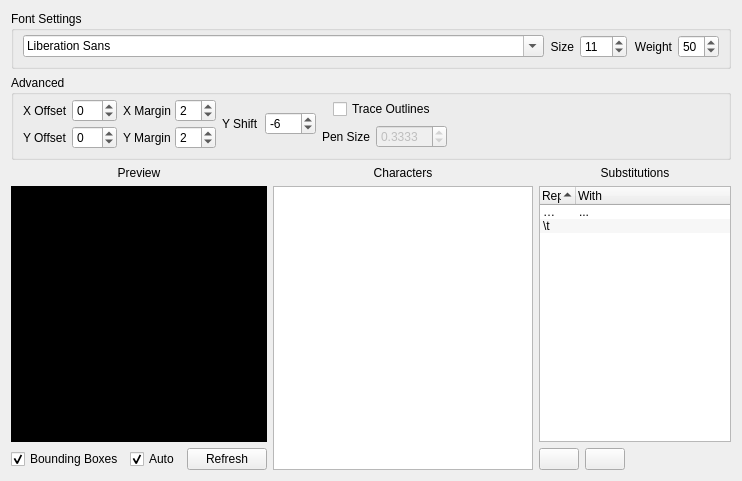
<?xml version="1.0" encoding="UTF-8"?>
<ui version="4.0">
 <class>FontGenWidget</class>
 <widget class="QWidget" name="FontGenWidget">
  <property name="geometry">
   <rect>
    <x>0</x>
    <y>0</y>
    <width>742</width>
    <height>464</height>
   </rect>
  </property>
  <property name="maximumSize">
   <size>
    <width>16777215</width>
    <height>16777215</height>
   </size>
  </property>
  <property name="windowTitle">
   <string>[*]</string>
  </property>
  <layout class="QVBoxLayout" name="verticalLayout">
   <item>
    <widget class="QGroupBox" name="groupBox">
     <property name="title">
      <string>Font Settings</string>
     </property>
     <layout class="QHBoxLayout" name="horizontalLayout_4">
      <property name="topMargin">
       <number>4</number>
      </property>
      <property name="bottomMargin">
       <number>8</number>
      </property>
      <item>
       <widget class="QFontComboBox" name="cboFont">
        <property name="currentFont">
         <font>
          <family>Meiryo UI</family>
         </font>
        </property>
       </widget>
      </item>
      <item>
       <widget class="QLabel" name="label_5">
        <property name="sizePolicy">
         <sizepolicy hsizetype="Maximum" vsizetype="Preferred">
          <horstretch>0</horstretch>
          <verstretch>0</verstretch>
         </sizepolicy>
        </property>
        <property name="text">
         <string>Size</string>
        </property>
        <property name="alignment">
         <set>Qt::AlignRight|Qt::AlignTrailing|Qt::AlignVCenter</set>
        </property>
       </widget>
      </item>
      <item>
       <widget class="QSpinBox" name="spnFontSize">
        <property name="sizePolicy">
         <sizepolicy hsizetype="Maximum" vsizetype="Fixed">
          <horstretch>0</horstretch>
          <verstretch>0</verstretch>
         </sizepolicy>
        </property>
        <property name="minimum">
         <number>1</number>
        </property>
        <property name="maximum">
         <number>128</number>
        </property>
        <property name="value">
         <number>11</number>
        </property>
       </widget>
      </item>
      <item>
       <widget class="QLabel" name="label">
        <property name="sizePolicy">
         <sizepolicy hsizetype="Maximum" vsizetype="Preferred">
          <horstretch>0</horstretch>
          <verstretch>0</verstretch>
         </sizepolicy>
        </property>
        <property name="text">
         <string>Weight</string>
        </property>
        <property name="alignment">
         <set>Qt::AlignRight|Qt::AlignTrailing|Qt::AlignVCenter</set>
        </property>
       </widget>
      </item>
      <item>
       <widget class="QSpinBox" name="spnFontWeight">
        <property name="sizePolicy">
         <sizepolicy hsizetype="Maximum" vsizetype="Fixed">
          <horstretch>0</horstretch>
          <verstretch>0</verstretch>
         </sizepolicy>
        </property>
        <property name="value">
         <number>50</number>
        </property>
       </widget>
      </item>
     </layout>
    </widget>
   </item>
   <item>
    <widget class="QGroupBox" name="groupBox_2">
     <property name="title">
      <string>Advanced</string>
     </property>
     <layout class="QHBoxLayout" name="horizontalLayout">
      <property name="topMargin">
       <number>4</number>
      </property>
      <property name="bottomMargin">
       <number>8</number>
      </property>
      <item>
       <layout class="QVBoxLayout" name="verticalLayout_4">
        <property name="spacing">
         <number>4</number>
        </property>
        <item>
         <layout class="QHBoxLayout" name="horizontalLayout_5">
          <item>
           <widget class="QLabel" name="label_7">
            <property name="text">
             <string>X Offset</string>
            </property>
           </widget>
          </item>
          <item>
           <widget class="QSpinBox" name="spnXOffset">
            <property name="minimum">
             <number>-25</number>
            </property>
            <property name="maximum">
             <number>25</number>
            </property>
           </widget>
          </item>
         </layout>
        </item>
        <item>
         <layout class="QHBoxLayout" name="horizontalLayout_6">
          <item>
           <widget class="QLabel" name="label_8">
            <property name="text">
             <string>Y Offset</string>
            </property>
           </widget>
          </item>
          <item>
           <widget class="QSpinBox" name="spnYOffset">
            <property name="minimum">
             <number>-25</number>
            </property>
            <property name="maximum">
             <number>25</number>
            </property>
            <property name="value">
             <number>0</number>
            </property>
           </widget>
          </item>
         </layout>
        </item>
       </layout>
      </item>
      <item>
       <layout class="QVBoxLayout" name="verticalLayout_5">
        <property name="spacing">
         <number>4</number>
        </property>
        <item>
         <layout class="QHBoxLayout" name="horizontalLayout_7">
          <item>
           <widget class="QLabel" name="label_2">
            <property name="text">
             <string>X Margin</string>
            </property>
           </widget>
          </item>
          <item>
           <widget class="QSpinBox" name="spnXMargin">
            <property name="value">
             <number>2</number>
            </property>
           </widget>
          </item>
         </layout>
        </item>
        <item>
         <layout class="QHBoxLayout" name="horizontalLayout_8">
          <item>
           <widget class="QLabel" name="label_10">
            <property name="text">
             <string>Y Margin</string>
            </property>
           </widget>
          </item>
          <item>
           <widget class="QSpinBox" name="spnYMargin">
            <property name="value">
             <number>2</number>
            </property>
           </widget>
          </item>
         </layout>
        </item>
       </layout>
      </item>
      <item>
       <layout class="QHBoxLayout" name="horizontalLayout_11">
        <item>
         <widget class="QLabel" name="label_12">
          <property name="text">
           <string>Y Shift</string>
          </property>
         </widget>
        </item>
        <item>
         <widget class="QSpinBox" name="spnYShift">
          <property name="minimum">
           <number>-128</number>
          </property>
          <property name="maximum">
           <number>127</number>
          </property>
          <property name="value">
           <number>-6</number>
          </property>
         </widget>
        </item>
       </layout>
      </item>
      <item>
       <layout class="QVBoxLayout" name="verticalLayout_6">
        <item>
         <layout class="QHBoxLayout" name="horizontalLayout_10">
          <item>
           <widget class="QCheckBox" name="chkTrace">
            <property name="sizePolicy">
             <sizepolicy hsizetype="Maximum" vsizetype="Fixed">
              <horstretch>0</horstretch>
              <verstretch>0</verstretch>
             </sizepolicy>
            </property>
            <property name="text">
             <string>Trace Outlines</string>
            </property>
           </widget>
          </item>
         </layout>
        </item>
        <item>
         <layout class="QHBoxLayout" name="horizontalLayout_9">
          <item>
           <widget class="QLabel" name="label_6">
            <property name="text">
             <string>Pen Size</string>
            </property>
           </widget>
          </item>
          <item>
           <widget class="QDoubleSpinBox" name="spnPenSize">
            <property name="enabled">
             <bool>false</bool>
            </property>
            <property name="decimals">
             <number>4</number>
            </property>
            <property name="minimum">
             <double>0.000100000000000</double>
            </property>
            <property name="singleStep">
             <double>0.010000000000000</double>
            </property>
            <property name="value">
             <double>0.333300000000000</double>
            </property>
           </widget>
          </item>
         </layout>
        </item>
       </layout>
      </item>
      <item>
       <spacer name="horizontalSpacer">
        <property name="orientation">
         <enum>Qt::Horizontal</enum>
        </property>
        <property name="sizeHint" stdset="0">
         <size>
          <width>40</width>
          <height>20</height>
         </size>
        </property>
       </spacer>
      </item>
     </layout>
    </widget>
   </item>
   <item>
    <layout class="QHBoxLayout" name="horizontalLayout_3">
     <item>
      <layout class="QVBoxLayout" name="verticalLayout_2">
       <item>
        <widget class="QLabel" name="label_3">
         <property name="sizePolicy">
          <sizepolicy hsizetype="Preferred" vsizetype="Maximum">
           <horstretch>0</horstretch>
           <verstretch>0</verstretch>
          </sizepolicy>
         </property>
         <property name="text">
          <string>Preview</string>
         </property>
         <property name="alignment">
          <set>Qt::AlignCenter</set>
         </property>
        </widget>
       </item>
       <item>
        <widget class="QLabel" name="lblPreview">
         <property name="sizePolicy">
          <sizepolicy hsizetype="Fixed" vsizetype="MinimumExpanding">
           <horstretch>0</horstretch>
           <verstretch>0</verstretch>
          </sizepolicy>
         </property>
         <property name="minimumSize">
          <size>
           <width>256</width>
           <height>256</height>
          </size>
         </property>
         <property name="maximumSize">
          <size>
           <width>256</width>
           <height>16777215</height>
          </size>
         </property>
         <property name="styleSheet">
          <string notr="true">background-color: black;</string>
         </property>
         <property name="frameShape">
          <enum>QFrame::StyledPanel</enum>
         </property>
         <property name="frameShadow">
          <enum>QFrame::Sunken</enum>
         </property>
         <property name="text">
          <string/>
         </property>
        </widget>
       </item>
       <item>
        <layout class="QHBoxLayout" name="horizontalLayout_2">
         <item>
          <widget class="QCheckBox" name="chkBoundingBoxes">
           <property name="text">
            <string>Bounding Boxes</string>
           </property>
           <property name="checked">
            <bool>true</bool>
           </property>
          </widget>
         </item>
         <item>
          <widget class="QCheckBox" name="chkAutoRefresh">
           <property name="text">
            <string>Auto</string>
           </property>
           <property name="checked">
            <bool>true</bool>
           </property>
          </widget>
         </item>
         <item>
          <widget class="QPushButton" name="btnRefreshPreview">
           <property name="text">
            <string>Refresh</string>
           </property>
          </widget>
         </item>
        </layout>
       </item>
      </layout>
     </item>
     <item>
      <layout class="QVBoxLayout" name="verticalLayout_3">
       <item>
        <widget class="QLabel" name="label_4">
         <property name="text">
          <string>Characters</string>
         </property>
         <property name="alignment">
          <set>Qt::AlignCenter</set>
         </property>
        </widget>
       </item>
       <item>
        <widget class="QTextEdit" name="txtChars">
         <property name="sizePolicy">
          <sizepolicy hsizetype="MinimumExpanding" vsizetype="MinimumExpanding">
           <horstretch>0</horstretch>
           <verstretch>0</verstretch>
          </sizepolicy>
         </property>
         <property name="font">
          <font>
           <family>Meiryo UI</family>
           <pointsize>11</pointsize>
          </font>
         </property>
         <property name="locale">
          <locale language="English" country="UnitedStates"/>
         </property>
        </widget>
       </item>
      </layout>
     </item>
     <item>
      <layout class="QVBoxLayout" name="verticalLayout_7">
       <item>
        <widget class="QLabel" name="label_9">
         <property name="text">
          <string>Substitutions</string>
         </property>
         <property name="alignment">
          <set>Qt::AlignCenter</set>
         </property>
        </widget>
       </item>
       <item>
        <widget class="QTreeWidget" name="treeSubs">
         <property name="sizePolicy">
          <sizepolicy hsizetype="Fixed" vsizetype="MinimumExpanding">
           <horstretch>0</horstretch>
           <verstretch>0</verstretch>
          </sizepolicy>
         </property>
         <property name="maximumSize">
          <size>
           <width>192</width>
           <height>16777215</height>
          </size>
         </property>
         <property name="midLineWidth">
          <number>0</number>
         </property>
         <property name="verticalScrollBarPolicy">
          <enum>Qt::ScrollBarAsNeeded</enum>
         </property>
         <property name="horizontalScrollBarPolicy">
          <enum>Qt::ScrollBarAsNeeded</enum>
         </property>
         <property name="alternatingRowColors">
          <bool>true</bool>
         </property>
         <property name="rootIsDecorated">
          <bool>false</bool>
         </property>
         <property name="uniformRowHeights">
          <bool>true</bool>
         </property>
         <property name="itemsExpandable">
          <bool>false</bool>
         </property>
         <property name="sortingEnabled">
          <bool>true</bool>
         </property>
         <attribute name="headerDefaultSectionSize">
          <number>36</number>
         </attribute>
         <attribute name="headerMinimumSectionSize">
          <number>0</number>
         </attribute>
         <attribute name="headerStretchLastSection">
          <bool>true</bool>
         </attribute>
         <column>
          <property name="text">
           <string>Replace</string>
          </property>
         </column>
         <column>
          <property name="text">
           <string>With</string>
          </property>
         </column>
         <item>
          <property name="text">
           <string>…</string>
          </property>
          <property name="text">
           <string>...</string>
          </property>
         </item>
         <item>
          <property name="text">
           <string>\t</string>
          </property>
          <property name="text">
           <string/>
          </property>
         </item>
        </widget>
       </item>
       <item>
        <layout class="QHBoxLayout" name="horizontalLayout_12">
         <item>
          <widget class="QPushButton" name="btnNewSub">
           <property name="sizePolicy">
            <sizepolicy hsizetype="Maximum" vsizetype="Fixed">
             <horstretch>0</horstretch>
             <verstretch>0</verstretch>
            </sizepolicy>
           </property>
           <property name="text">
            <string/>
           </property>
           <property name="icon">
            <iconset resource="../res/icons.qrc">
             <normaloff>:/new.png</normaloff>:/new.png</iconset>
           </property>
          </widget>
         </item>
         <item>
          <widget class="QPushButton" name="btnDelSub">
           <property name="sizePolicy">
            <sizepolicy hsizetype="Maximum" vsizetype="Fixed">
             <horstretch>0</horstretch>
             <verstretch>0</verstretch>
            </sizepolicy>
           </property>
           <property name="text">
            <string/>
           </property>
           <property name="icon">
            <iconset resource="../res/icons.qrc">
             <normaloff>:/cross.png</normaloff>:/cross.png</iconset>
           </property>
          </widget>
         </item>
         <item>
          <widget class="QLabel" name="label_11">
           <property name="text">
            <string/>
           </property>
          </widget>
         </item>
        </layout>
       </item>
      </layout>
     </item>
    </layout>
   </item>
  </layout>
 </widget>
 <tabstops>
  <tabstop>cboFont</tabstop>
  <tabstop>spnFontSize</tabstop>
  <tabstop>spnFontWeight</tabstop>
  <tabstop>spnXOffset</tabstop>
  <tabstop>spnYOffset</tabstop>
  <tabstop>spnXMargin</tabstop>
  <tabstop>spnYMargin</tabstop>
  <tabstop>spnYShift</tabstop>
  <tabstop>chkTrace</tabstop>
  <tabstop>spnPenSize</tabstop>
  <tabstop>chkBoundingBoxes</tabstop>
  <tabstop>chkAutoRefresh</tabstop>
  <tabstop>btnRefreshPreview</tabstop>
  <tabstop>treeSubs</tabstop>
  <tabstop>btnNewSub</tabstop>
  <tabstop>btnDelSub</tabstop>
  <tabstop>txtChars</tabstop>
 </tabstops>
 <resources>
  <include location="../res/icons.qrc"/>
 </resources>
 <connections>
  <connection>
   <sender>cboFont</sender>
   <signal>currentFontChanged(QFont)</signal>
   <receiver>FontGenWidget</receiver>
   <slot>font_changed()</slot>
   <hints>
    <hint type="sourcelabel">
     <x>98</x>
     <y>35</y>
    </hint>
    <hint type="destinationlabel">
     <x>6</x>
     <y>25</y>
    </hint>
   </hints>
  </connection>
  <connection>
   <sender>spnFontSize</sender>
   <signal>valueChanged(int)</signal>
   <receiver>FontGenWidget</receiver>
   <slot>font_changed()</slot>
   <hints>
    <hint type="sourcelabel">
     <x>607</x>
     <y>33</y>
    </hint>
    <hint type="destinationlabel">
     <x>331</x>
     <y>59</y>
    </hint>
   </hints>
  </connection>
  <connection>
   <sender>spnFontWeight</sender>
   <signal>valueChanged(int)</signal>
   <receiver>FontGenWidget</receiver>
   <slot>font_changed()</slot>
   <hints>
    <hint type="sourcelabel">
     <x>695</x>
     <y>35</y>
    </hint>
    <hint type="destinationlabel">
     <x>432</x>
     <y>59</y>
    </hint>
   </hints>
  </connection>
  <connection>
   <sender>spnXOffset</sender>
   <signal>valueChanged(int)</signal>
   <receiver>FontGenWidget</receiver>
   <slot>adv_changed()</slot>
   <hints>
    <hint type="sourcelabel">
     <x>80</x>
     <y>94</y>
    </hint>
    <hint type="destinationlabel">
     <x>5</x>
     <y>93</y>
    </hint>
   </hints>
  </connection>
  <connection>
   <sender>spnYOffset</sender>
   <signal>valueChanged(int)</signal>
   <receiver>FontGenWidget</receiver>
   <slot>adv_changed()</slot>
   <hints>
    <hint type="sourcelabel">
     <x>87</x>
     <y>113</y>
    </hint>
    <hint type="destinationlabel">
     <x>218</x>
     <y>111</y>
    </hint>
   </hints>
  </connection>
  <connection>
   <sender>btnRefreshPreview</sender>
   <signal>clicked()</signal>
   <receiver>FontGenWidget</receiver>
   <slot>update_preview()</slot>
   <hints>
    <hint type="sourcelabel">
     <x>198</x>
     <y>438</y>
    </hint>
    <hint type="destinationlabel">
     <x>304</x>
     <y>427</y>
    </hint>
   </hints>
  </connection>
  <connection>
   <sender>spnXMargin</sender>
   <signal>valueChanged(int)</signal>
   <receiver>FontGenWidget</receiver>
   <slot>adv_changed()</slot>
   <hints>
    <hint type="sourcelabel">
     <x>181</x>
     <y>90</y>
    </hint>
    <hint type="destinationlabel">
     <x>218</x>
     <y>57</y>
    </hint>
   </hints>
  </connection>
  <connection>
   <sender>spnYMargin</sender>
   <signal>valueChanged(int)</signal>
   <receiver>FontGenWidget</receiver>
   <slot>adv_changed()</slot>
   <hints>
    <hint type="sourcelabel">
     <x>183</x>
     <y>119</y>
    </hint>
    <hint type="destinationlabel">
     <x>537</x>
     <y>76</y>
    </hint>
   </hints>
  </connection>
  <connection>
   <sender>spnYShift</sender>
   <signal>valueChanged(int)</signal>
   <receiver>FontGenWidget</receiver>
   <slot>adv_changed()</slot>
   <hints>
    <hint type="sourcelabel">
     <x>261</x>
     <y>107</y>
    </hint>
    <hint type="destinationlabel">
     <x>506</x>
     <y>142</y>
    </hint>
   </hints>
  </connection>
  <connection>
   <sender>chkBoundingBoxes</sender>
   <signal>stateChanged(int)</signal>
   <receiver>FontGenWidget</receiver>
   <slot>auto_update()</slot>
   <hints>
    <hint type="sourcelabel">
     <x>59</x>
     <y>442</y>
    </hint>
    <hint type="destinationlabel">
     <x>2</x>
     <y>432</y>
    </hint>
   </hints>
  </connection>
  <connection>
   <sender>chkTrace</sender>
   <signal>toggled(bool)</signal>
   <receiver>spnPenSize</receiver>
   <slot>setEnabled(bool)</slot>
   <hints>
    <hint type="sourcelabel">
     <x>340</x>
     <y>89</y>
    </hint>
    <hint type="destinationlabel">
     <x>352</x>
     <y>114</y>
    </hint>
   </hints>
  </connection>
  <connection>
   <sender>chkTrace</sender>
   <signal>toggled(bool)</signal>
   <receiver>FontGenWidget</receiver>
   <slot>adv_changed()</slot>
   <hints>
    <hint type="sourcelabel">
     <x>386</x>
     <y>91</y>
    </hint>
    <hint type="destinationlabel">
     <x>522</x>
     <y>61</y>
    </hint>
   </hints>
  </connection>
  <connection>
   <sender>spnPenSize</sender>
   <signal>valueChanged(double)</signal>
   <receiver>FontGenWidget</receiver>
   <slot>adv_changed()</slot>
   <hints>
    <hint type="sourcelabel">
     <x>368</x>
     <y>126</y>
    </hint>
    <hint type="destinationlabel">
     <x>536</x>
     <y>35</y>
    </hint>
   </hints>
  </connection>
  <connection>
   <sender>btnNewSub</sender>
   <signal>clicked()</signal>
   <receiver>FontGenWidget</receiver>
   <slot>add_sub()</slot>
   <hints>
    <hint type="sourcelabel">
     <x>560</x>
     <y>435</y>
    </hint>
    <hint type="destinationlabel">
     <x>671</x>
     <y>438</y>
    </hint>
   </hints>
  </connection>
  <connection>
   <sender>btnDelSub</sender>
   <signal>clicked()</signal>
   <receiver>FontGenWidget</receiver>
   <slot>del_sub()</slot>
   <hints>
    <hint type="sourcelabel">
     <x>589</x>
     <y>440</y>
    </hint>
    <hint type="destinationlabel">
     <x>676</x>
     <y>427</y>
    </hint>
   </hints>
  </connection>
  <connection>
   <sender>treeSubs</sender>
   <signal>itemChanged(QTreeWidgetItem*,int)</signal>
   <receiver>FontGenWidget</receiver>
   <slot>sub_changed(QTreeWidgetItem*,int)</slot>
   <hints>
    <hint type="sourcelabel">
     <x>592</x>
     <y>275</y>
    </hint>
    <hint type="destinationlabel">
     <x>738</x>
     <y>151</y>
    </hint>
   </hints>
  </connection>
  <connection>
   <sender>txtChars</sender>
   <signal>textChanged()</signal>
   <receiver>FontGenWidget</receiver>
   <slot>chars_changed()</slot>
   <hints>
    <hint type="sourcelabel">
     <x>467</x>
     <y>250</y>
    </hint>
    <hint type="destinationlabel">
     <x>742</x>
     <y>194</y>
    </hint>
   </hints>
  </connection>
 </connections>
 <slots>
  <slot>font_changed()</slot>
  <slot>adv_changed()</slot>
  <slot>update_preview()</slot>
  <slot>chars_changed()</slot>
  <slot>auto_update()</slot>
  <slot>add_sub()</slot>
  <slot>del_sub()</slot>
  <slot>sub_changed(QTreeWidgetItem*,int)</slot>
 </slots>
</ui>
